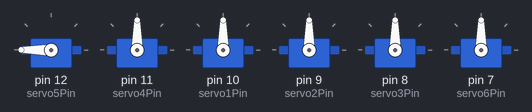
A sketch run on a simulated Arduino Uno, built with avr-gcc and run on an emulated ATmega328P. Shown: 6 × servo.

Above: at 0.1 s.
At 4.1 s:
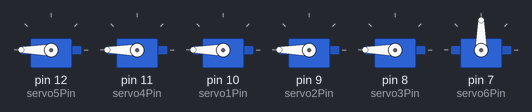
At 8.1 s:
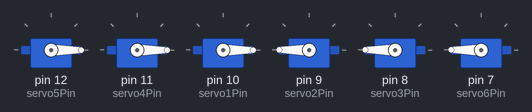
At 17.1 s:
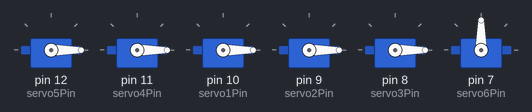
At 25.1 s:
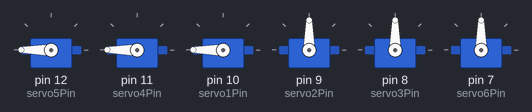
At 34.1 s:
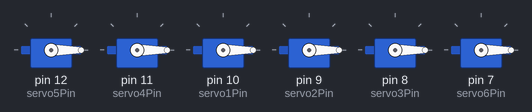
Timing chart, 0 to 35.6 s (numbered marks = the images above):
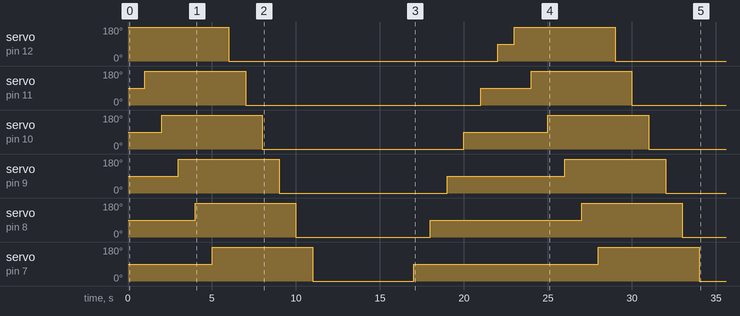

The sketch:

cod.ino
```cpp
#include <Servo.h>

// Define the servo objects
Servo servo1;
Servo servo2;
Servo servo3;
Servo servo4;
Servo servo5;
Servo servo6;

// Define the pin numbers for each servo
const int servo1Pin = 10;
const int servo2Pin = 9;
const int servo3Pin = 8;
const int servo4Pin = 11;
const int servo5Pin = 12;
const int servo6Pin = 7;

// Define the delay time between each servo activation (in milliseconds)
const int delayTime = 1000;

void setup() {
  // Attach the servo objects to the corresponding pins
  servo5.attach(servo5Pin);
  servo4.attach(servo4Pin);
  servo1.attach(servo1Pin);
  servo2.attach(servo2Pin);
  servo3.attach(servo3Pin);
  servo6.attach(servo6Pin);
}

void loop() {
  // Move each servo gradually to create a walking motion

  // Move servo1
  servo5.write(180);  // Example angle, adjust as needed
  delay(delayTime);

  // Move servo2
  servo4.write(180);  // Example angle, adjust as needed
  delay(delayTime);

  // Move servo3
  servo1.write(180);  // Example angle, adjust as needed
  delay(delayTime);

  // Move servo5
  servo2.write(180);  // Example angle, adjust as needed
  delay(delayTime);

  // Move servo6
  servo3.write(180);  // Example angle, adjust as needed
  delay(delayTime);

  servo6.write(180);  // Example angle, adjust as needed
  delay(delayTime);

  // Move servos back to original position for the next cycle
  servo5.write(0);
    delay(delayTime);
  servo4.write(0);
    delay(delayTime);
  servo1.write(0);
    delay(delayTime);
  servo2.write(0);  // servo4 should also be reset
    delay(delayTime);
  servo3.write(0);
    delay(delayTime);
  servo6.write(0);

  delay(delayTime * 6);// Delay before the next walking cycle
  servo6.write(90);
    delay(delayTime);
  servo3.write(90);
    delay(delayTime);
  servo2.write(90);
    delay(delayTime);
  servo1.write(90);
    delay(delayTime);
  servo4.write(90);
    delay(delayTime);
  servo5.write(90);
    delay(delayTime);

}
```

Measured:
- by itself, servo on pin 12 (servo5Pin): 180° → 0° at 6.0 s, → 90° 16.0 s later, → 180° 1.0 s later, → 0° 6.0 s later
- by itself, servo on pin 11 (servo4Pin): 90° → 180° at 1.0 s, → 0° 6.0 s later, → 90° 14.0 s later, → 180° 3.0 s later, … (5 changes in this stretch)
- by itself, servo on pin 10 (servo1Pin): 90° → 180° at 2.0 s, → 0° 6.0 s later, → 90° 12.0 s later, → 180° 5.0 s later, … (5 changes in this stretch)
- by itself, servo on pin 9 (servo2Pin): 90° → 180° at 3.0 s, → 0° 6.0 s later, → 90° 10.0 s later, → 180° 7.0 s later, … (5 changes in this stretch)
- by itself, servo on pin 8 (servo3Pin): 90° → 180° at 4.0 s, → 0° 6.0 s later, → 90° 8.0 s later, → 180° 9.0 s later, … (5 changes in this stretch)
- by itself, servo on pin 7 (servo6Pin): 90° → 180° at 5.0 s, → 0° 6.0 s later, → 90° 6.0 s later, → 180° 11.0 s later, … (5 changes in this stretch)
